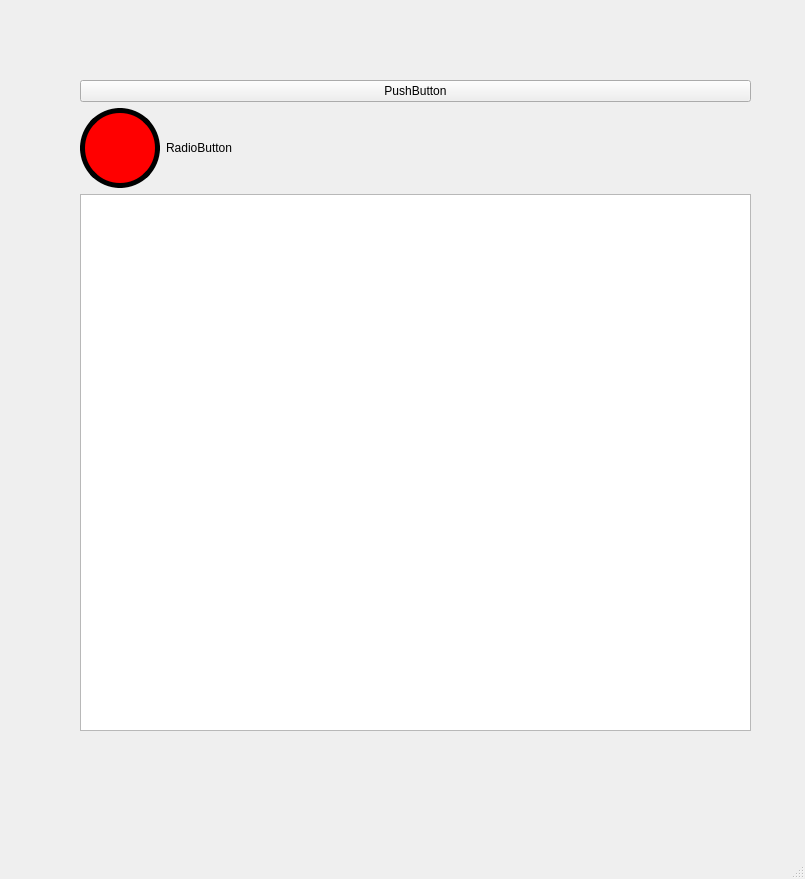
<?xml version="1.0" encoding="UTF-8"?>
<ui version="4.0">
 <class>MainWindow</class>
 <widget class="QMainWindow" name="MainWindow">
  <property name="geometry">
   <rect>
    <x>0</x>
    <y>0</y>
    <width>805</width>
    <height>879</height>
   </rect>
  </property>
  <property name="windowTitle">
   <string>MainWindow</string>
  </property>
  <widget class="QWidget" name="centralwidget">
   <widget class="QWidget" name="">
    <property name="geometry">
     <rect>
      <x>80</x>
      <y>80</y>
      <width>671</width>
      <height>651</height>
     </rect>
    </property>
    <layout class="QVBoxLayout" name="verticalLayout_2">
     <item>
      <widget class="QPushButton" name="pushButton">
       <property name="text">
        <string>PushButton</string>
       </property>
      </widget>
     </item>
     <item>
      <widget class="QRadioButton" name="radioButton">
       <property name="styleSheet">
        <string notr="true">QRadioButton::indicator {
    width: 70px;
    height: 70px;
border-radius: 40px;
}

QRadioButton::indicator::checked {
    background-color:	#00ff00;
	border:	5px solid black;
}

QRadioButton::indicator::unchecked {
    background-color:	red;
	border:	5px solid black;
}</string>
       </property>
       <property name="text">
        <string>RadioButton</string>
       </property>
      </widget>
     </item>
     <item>
      <widget class="QTextBrowser" name="textBrowser"/>
     </item>
    </layout>
   </widget>
  </widget>
  <widget class="QMenuBar" name="menubar">
   <property name="geometry">
    <rect>
     <x>0</x>
     <y>0</y>
     <width>805</width>
     <height>21</height>
    </rect>
   </property>
  </widget>
  <widget class="QStatusBar" name="statusbar"/>
 </widget>
 <resources/>
 <connections/>
</ui>
